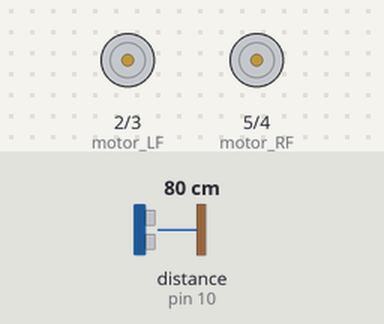
A sketch run on a simulated Arduino Uno, built with avr-gcc and run on an emulated ATmega328P. Shown: motor-driver pin pairs drawn as motors (green arrow = first pin HIGH = forward, orange = second pin HIGH = backward, longer = more drive). Wiring (inferred from the names in the program): ultrasonic range finder: trigger pin 9; echo pin 10. The test bench sets the inputs (shaded band); at power-on: distance to the obstacle (sensor on pin 10) 80 cm. The echo pulse lasts 58.3 µs per cm.

Above: at 1.2 s.
1.3 s: distance to the obstacle (sensor on pin 10) set to 24 cm
2.8 s: distance to the obstacle (sensor on pin 10) set to 19 cm
At 3.8 s:
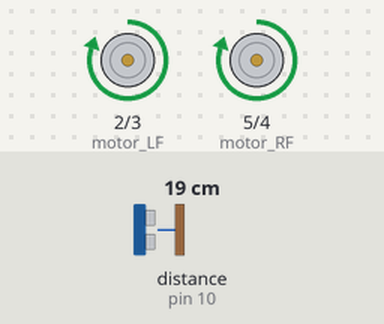
4.3 s: distance to the obstacle (sensor on pin 10) set to 13 cm
5.8 s: distance to the obstacle (sensor on pin 10) set to 10 cm
At 7.0 s:
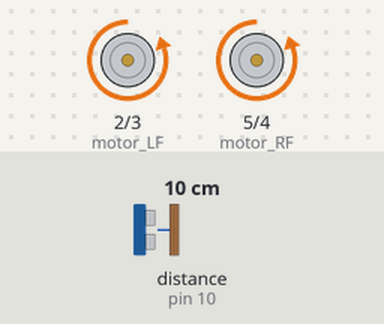
7.3 s: distance to the obstacle (sensor on pin 10) set to 18 cm
At 7.9 s:
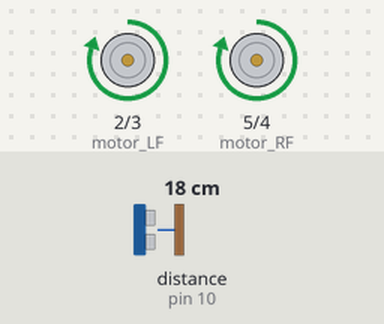
Timing chart, 0 to 9.8 s (numbered marks = the images above; inputs shaded):
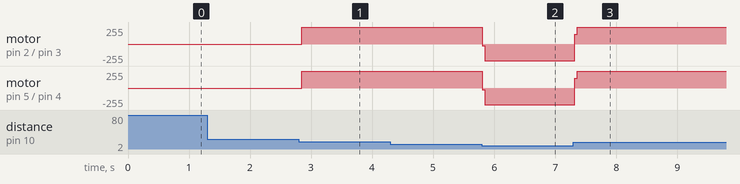

Measured:
- the behaviour switches between 22 and 21 cm on distance to the obstacle (sensor on pin 10) (found by bisection; images 0 and 1)
- the behaviour switches between 12 and 11 cm on distance to the obstacle (sensor on pin 10) (found by bisection; images 1 and 2)
- after the input at 1.3 s, every drawn part: stays the same
- after the input at 2.8 s, motor on pin 2 (motor_LF) / pin 3 (motor_LB), motor on pin 5 (motor_RF) / pin 4 (motor_RB): stopped → forward 253/255 after 0.05 s
- after the input at 4.3 s, every drawn part: stays the same
- after the input at 5.8 s, motor on pin 2 (motor_LF) / pin 3 (motor_LB): forward 253/255 → backward 253/255 at once; motor on pin 5 (motor_RF) / pin 4 (motor_RB): forward 253/255 → backward 254/255 at once
- after the input at 7.3 s, motor on pin 2 (motor_LF) / pin 3 (motor_LB): backward 253/255 → forward 253/255 at once; motor on pin 5 (motor_RF) / pin 4 (motor_RB): backward 254/255 → forward 253/255 at once

The sketch:

cautious_bot.ino
```cpp
const int motor_LF = 2;
const int motor_LB = 3;
const int motor_RB = 4;
const int motor_RF = 5;

const int trig_pin = 9;
const int echo_pin = 10;

long duration;
int distance;

void setup() {
  pinMode(motor_LF, OUTPUT);
  pinMode(motor_LB, OUTPUT);
  pinMode(motor_RF, OUTPUT);
  pinMode(motor_RB, OUTPUT);

  pinMode(trig_pin, OUTPUT);
  pinMode(echo_pin, INPUT);
}

void loop() {
  // Clears the trigPin
  digitalWrite(trig_pin, LOW);
  delayMicroseconds(2);
  // Sets the trigPin on HIGH state for 10 micro seconds
  digitalWrite(trig_pin, HIGH);
  delayMicroseconds(10);
  digitalWrite(trig_pin, LOW);
  // Reads the echoPin, returns the sound wave travel time in microseconds
  duration = pulseIn(echo_pin, HIGH);
  // Calculating the distance
  distance= duration*0.034/2;

  if (distance <= 20) {
    if (distance <= 10) {
      reset_motors();
      digitalWrite(motor_LB, HIGH);
      digitalWrite(motor_RB, HIGH);
    } else {
      reset_motors();
      digitalWrite(motor_LF, HIGH);
      digitalWrite(motor_RF, HIGH);
    }
  } else {
    reset_motors();
  }
}

void reset_motors() {
  digitalWrite(motor_LF, LOW);
  digitalWrite(motor_LB, LOW);
  digitalWrite(motor_RF, LOW);
  digitalWrite(motor_RB, LOW);
}
```
